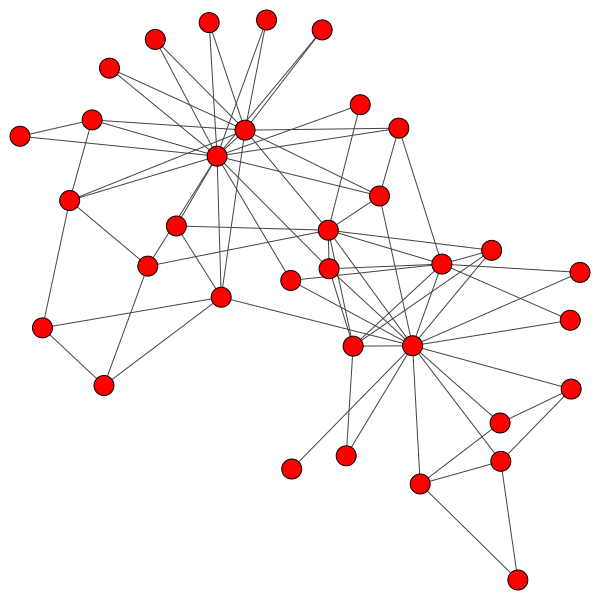

Recreate this plot in Python.
from igraph import *

g = Graph.Read_GraphML("zachary.graphml")
#same as using layout = g.layout("kk")
layout = g.layout_kamada_kawai()
plot(g, layout=layout).save('igraphdiagram.png')